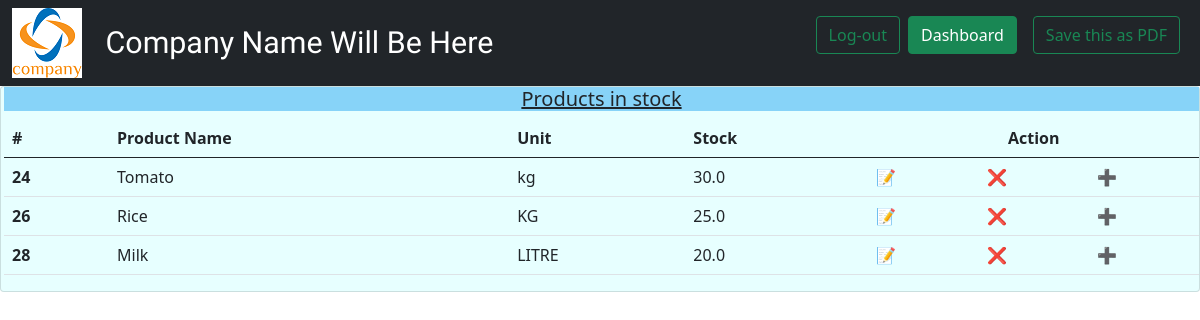
Page /viewProduct/ on the committed database.
### dashboard/models.py (models this page shows, shortened)
class addProduct(models.Model):
    date = models.DateTimeField(auto_created=True, default=d.datetime.today())
    productName = models.CharField(max_length=200, default="N/A")
    unit = models.CharField(max_length=10, default="N/A")
    stock = models.FloatField(default=0)
    rate = models.FloatField(default=0)
    particulars = models.CharField(max_length=350, default="N/A")
    openBal = models.FloatField(default=0)
    clsBal = models.FloatField(default=0)
    curBal = models.FloatField(default=0)

### dashboard/views.py (the view)
# urls.py: path('viewProduct/', views.viewProduct, name="viewProduct"),
def viewProduct(request):
    if request.method == "POST":
        items = addProduct.objects.all()
        return render(request, "viewProduct.html", {'items': items})
    else:
        items = addProduct.objects.all()
        return render(request, "viewProduct.html", {'items': items})

### dashboard/templates/viewProduct.html (shortened to what this page needs)
{% load static %}
<html lang="en">
  <head>
    <link href="https://cdn.jsdelivr.net/npm/bootstrap@5.0.0-beta3/dist/css/bootstrap.min.css" rel="stylesheet">
  </head>
  <body>
<nav class="navbar navbar-expand-lg navbar-dark bg-dark">
          <div class="container-fluid">
            <img src="{% static 'logo/logo.png' %}"/>
            <a class="navbar-brand" id="brandId" href="#" style="padding-left:2%; font-family:'Redressed'; text-transform: 'capitlaize'; font-size:190%;">Company Name Will Be Here</a>
            <div class="collapse navbar-collapse" id="navbarSupportedContent">
                <form class="d-flex" action="{% url 'index' %}">
                    <button class="btn btn-outline-success" type="submit">Log-out</button>
                </form>
                <form class="d-flex mx-2" action="{% url 'yourDashboard' %}">
                    <button class="btn btn-success" type="submit">Dashboard</button>
                </form>
                <form class="d-flex mx-2">
                    <a href="https://restpack.io/html2pdf/save-as-pdf?private=true" target="_blank" rel="nofollow">
                        <button class="btn btn-outline-success" type="button">Save this as PDF</button>
                    </a>
                </form>
            </div>
          </div>
    </nav>
          <div class="card" style="background:#E7FFFF; padding-left: 3px;">
                <h5 class="card-title" style="background-color: #87d3f8; text-align: center;"><u>Products in stock</u></h5>
                      <table class="table table-hover">
                          <thead>
                                <tr>
                                  <th scope="col">#</th>
                                  <th scope="col">Product Name</th>
                                  <th scope="col">Unit</th>
                                  <th scope="col">Stock</th>
                                  <th scope="col" colspan="3" style="text-align: center;">Action</th>
                                </tr>
                          </thead>
                          <tbody>
                          {% for i in items %}
                                <tr>
                                  <th scope="row">{{ i.pk }}</th>
                                  <td>{{ i.productName }}</td>
                                  <td>{{ i.unit }}</td>
                                  <td>{{ i.stock }}</td>
                                  <td><a href="{% url 'edit' id=i.pk %}" style="text-decoration: none; color: white;"> 📝 </a></td>
                                  <td onclick="alert('This item will be deleted permanently !');"><a href="{% url 'delete' id=i.pk %}" style="text-decoration: none; color: red; text-align:center;">❌</a></td> <td style="color: green;" onclick="alert('You want to add');" onmouseover="style.cursor='pointer'">➕</td>
                                </tr>
                          {% endfor %}
                          </tbody>
                    </table>
          </div>
  </body>
</html>

### rows in the picture
addProduct: pk "24", productName "Tomato", unit "kg", stock "30.0"
addProduct: pk "26", productName "Rice", unit "KG", stock "25.0"
addProduct: pk "28", productName "Milk", unit "LITRE", stock "20.0"
